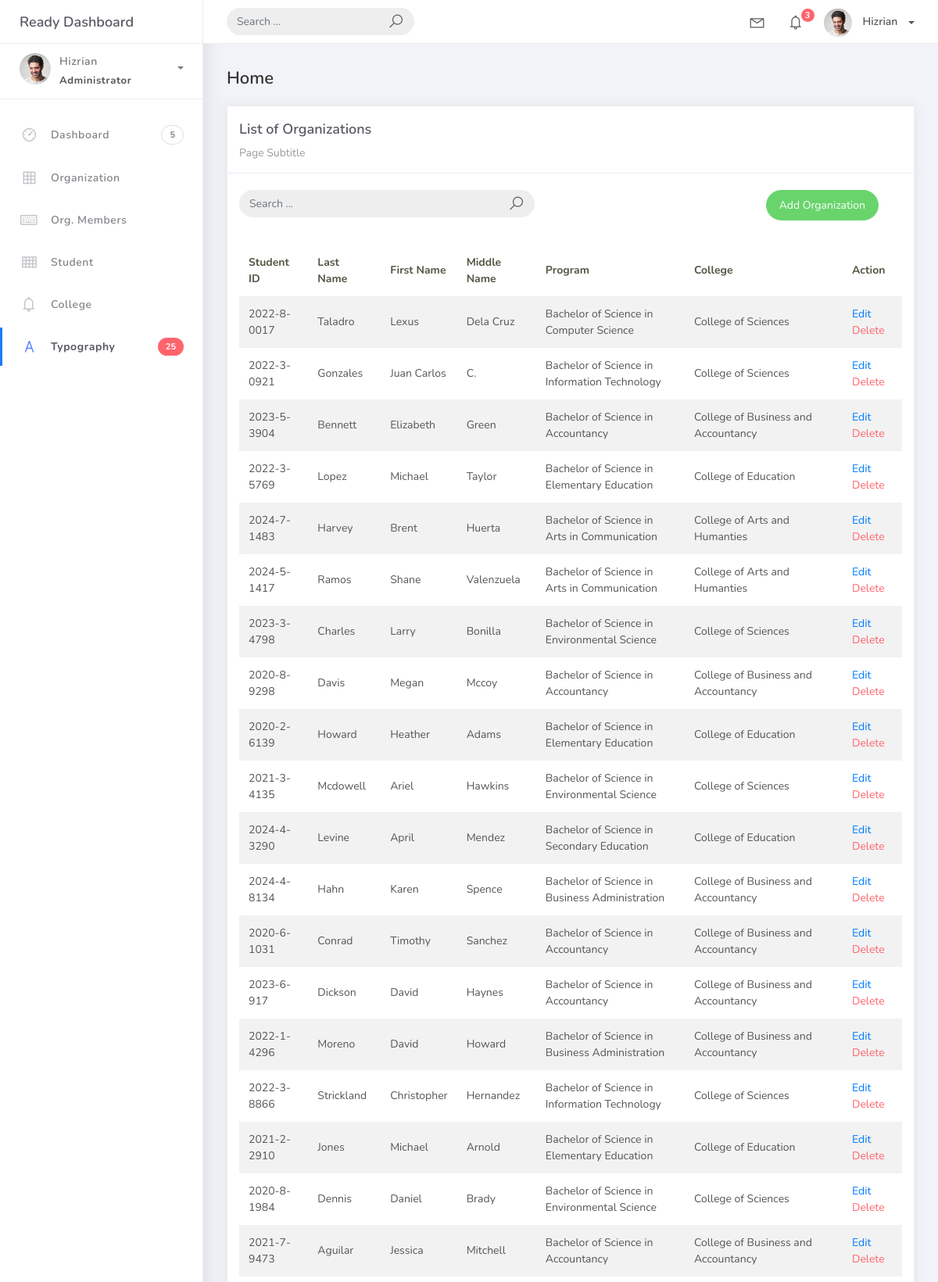
Screenshot of /student_list (upper part) with the database file from the repository.
### studentorg/models.py (models this page shows, shortened)
class BaseModel(models.Model):
    created_at = models.DateTimeField(auto_now_add=True, db_index=True)
    updated_at = models.DateTimeField(auto_now=True)
    class Meta:
        abstract = True

class Student(BaseModel):
    student_id = models.CharField(max_length=15)
    lastname = models.CharField(max_length=25)
    firstname = models.CharField(max_length=25, blank=True, null=True)
    middlename = models.CharField(max_length=25, blank=True, null=True)
    program = models.ForeignKey(Program, on_delete=models.CASCADE)

class Program(BaseModel):
    prog_name = models.CharField(max_length=150)
    college = models.ForeignKey(College, on_delete=models.CASCADE)
    def __str__(self):
        return self.prog_name

class College(BaseModel):
    college_name = models.CharField(max_length=150)

### studentorg/views.py (the view)
# urls.py: path('student_list', StudentList.as_view(), name='student-list'),
class StudentList(ListView):
    model = Student
    template_name = 'student_list.html'
    context_object_name = 'student'
    success_url = reverse_lazy('student-list')
    def get_context_data(self, **kwargs):
        context = super().get_context_data(**kwargs)
        context['colleges'] = College.objects.all()
        return context

### templates/student_list.html (shortened to what this page needs)
{% extends 'base.html' %}
{% load static %}
{% block content %}
<div class="content">
  <div class="container-fluid">
    <h4 class="page-title">Home</h4>
    <div class="row">
      <div class="col-md-12">
        <div class="card">
          <div class="card-header">
            <div class="card-title">List of Organizations</div>
            <div class="card-category">Page Subtitle</div>
          </div>
          <br/>
            <div class="col-md-12 row">
            <div class="col-md-6">
                <form class="navbar-left navbar-form nav-search mr-md-3" action="">
                <div class="input-group">
                    <input type="text" placeholder="Search ..." class="form-control" />
                    <div class="input-group-append">
                    <span class="input-group-text">
                        <i class="la la-search search-icon"></i>
                    </span>
                    </div>
                </div>
                </form>
            </div>
  <div class="col-md-6">
    <div class="pull-right">
      <a href="{% url 'college-add' %}" class="btn btn-success btn-rounded">Add Organization</a>
    </div>
  </div>
</div>
          <div class="card-body">
            <table class="table table-striped mt-3">
              <thead>
                <tr>
                  <th scope="col">Student ID</th>
                  <th scope="col">Last Name</th>
                  <th scope="col">First Name</th>
                  <th scope="col">Middle Name</th>
                  <th scope="col">Program</th>
                  <th scope="col">College</th>
                  <th scope="col">Action</th>
                </tr>
              </thead>
              <tbody>
                {% for object in object_list %}
                  <tr>
                    <td>{{ object.student_id }}</td>
                    <td>{{ object.lastname }}</td>
                    <td>{{ object.firstname }}</td>
                    <td>{{ object.middlename }}</td>
                    <td>{{ object.program }}</td>
                    <td>{{ object.program.college.college_name }}</td>
                    <td>
                        <a href="student_list/{{ object.id }}">Edit</a>
                        <a href="student_list/{{ object.id }}/delete" class="text-danger">Delete</a>
                    </td>
                {% endfor %}
              </tbody>
            </table>
          </div>
        </div>
      </div>
    </div>
  </div>
</div>
{% endblock %}

### rows the page displays
Student: student_id "2022-8-0017", lastname "Taladro", firstname "Lexus", middlename "Dela Cruz", program "Bachelor of Science in Computer Science", program.college.college_name "College of Sciences"
Student: student_id "2022-3-0921", lastname "Gonzales", firstname "Juan Carlos", middlename "C.", program "Bachelor of Science in Information Technology", program.college.college_name "College of Sciences"
Student: student_id "2023-5-3904", lastname "Bennett", firstname "Elizabeth", middlename "Green", program "Bachelor of Science in Accountancy", program.college.college_name "College of Business and Accountancy"
Student: student_id "2022-3-5769", lastname "Lopez", firstname "Michael", middlename "Taylor", program "Bachelor of Science in Elementary Education", program.college.college_name "College of Education"
Student: student_id "2024-7-1483", lastname "Harvey", firstname "Brent", middlename "Huerta", program "Bachelor of Science in Arts in Communication", program.college.college_name "College of Arts and Humanties"
Student: student_id "2024-5-1417", lastname "Ramos", firstname "Shane", middlename "Valenzuela", program "Bachelor of Science in Arts in Communication", program.college.college_name "College of Arts and Humanties"
Student: student_id "2023-3-4798", lastname "Charles", firstname "Larry", middlename "Bonilla", program "Bachelor of Science in Environmental Science", program.college.college_name "College of Sciences"
Student: student_id "2020-8-9298", lastname "Davis", firstname "Megan", middlename "Mccoy", program "Bachelor of Science in Accountancy", program.college.college_name "College of Business and Accountancy"
Student: student_id "2020-2-6139", lastname "Howard", firstname "Heather", middlename "Adams", program "Bachelor of Science in Elementary Education", program.college.college_name "College of Education"
Student: student_id "2021-3-4135", lastname "Mcdowell", firstname "Ariel", middlename "Hawkins", program "Bachelor of Science in Environmental Science", program.college.college_name "College of Sciences"
Student: student_id "2024-4-3290", lastname "Levine", firstname "April", middlename "Mendez", program "Bachelor of Science in Secondary Education", program.college.college_name "College of Education"
Student: student_id "2024-4-8134", lastname "Hahn", firstname "Karen", middlename "Spence", program "Bachelor of Science in Business Administration", program.college.college_name "College of Business and Accountancy"
Student: student_id "2020-6-1031", lastname "Conrad", firstname "Timothy", middlename "Sanchez", program "Bachelor of Science in Accountancy", program.college.college_name "College of Business and Accountancy"
Student: student_id "2023-6-917", lastname "Dickson", firstname "David", middlename "Haynes", program "Bachelor of Science in Accountancy", program.college.college_name "College of Business and Accountancy"
Student: student_id "2022-1-4296", lastname "Moreno", firstname "David", middlename "Howard", program "Bachelor of Science in Business Administration", program.college.college_name "College of Business and Accountancy"
Student: student_id "2022-3-8866", lastname "Strickland", firstname "Christopher", middlename "Hernandez", program "Bachelor of Science in Information Technology", program.college.college_name "College of Sciences"
Student: student_id "2021-2-2910", lastname "Jones", firstname "Michael", middlename "Arnold", program "Bachelor of Science in Elementary Education", program.college.college_name "College of Education"
Student: student_id "2020-8-1984", lastname "Dennis", firstname "Daniel", middlename "Brady", program "Bachelor of Science in Environmental Science", program.college.college_name "College of Sciences"
Student: student_id "2021-7-9473", lastname "Aguilar", firstname "Jessica", middlename "Mitchell", program "Bachelor of Science in Accountancy", program.college.college_name "College of Business and Accountancy"
